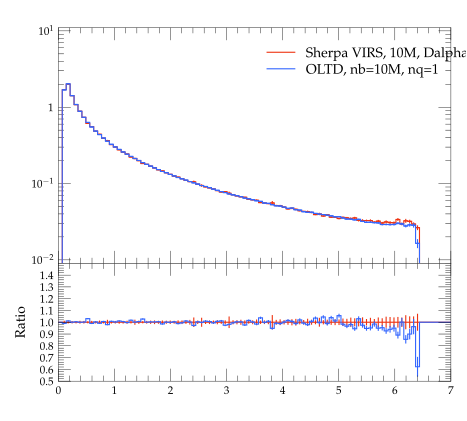

Source code (Python):
#! /usr/bin/env python

# This Python script was auto-generated using YODA v2.0.0.
# Analysis object: /evtb/inc_jg_e
# Timestamp: 16-04-2024 (10:05:22)

import matplotlib as mpl
import matplotlib.pyplot as plt
mpl.use('Agg') # comment out for interactive use
import os
import numpy as np

plotDir = os.path.split(os.path.realpath(__file__))[0]
if 'YODA_USER_PLOT_PATH' in globals():
    plot_outdir = globals()['YODA_USER_PLOT_PATH']
else:
    plot_outdir = plotDir

#plot style
plt.style.use(os.path.join(plotDir, '../default.mplstyle'))
# plot metadata
figW, figH = plt.rcParams['figure.figsize']
ax_xLabel = r''
ax_yLabel = r''
ax_title  = r''
ax_xScale = 'linear'
ax_yScale = 'log'
xLims = (0.0, 7.0)
yLims = (0.009000000000000001, 11.0)

# TeX-friendly labels for the legend
labels = [ r"Sherpa VIRS, 10M, Dalpha=0.01", r"OLTD, nb=10M, nq=1" ]

# Create figure and axis objects
fig, (ax, ratio0_ax) = plt.subplots(2, 1, sharex=True,
                  figsize=(figW,figH), gridspec_kw={'height_ratios': (2, 1)})
ratio0_ax.yaxis.set_major_locator(mpl.ticker.MultipleLocator(0.1))
ratio0_ax.set_ylim(0.5, 1.4999)
ratio0_ax.set_ylabel('Ratio')

# LineColor map: curve index -> color
linecolors = {0: '#EE3311', 1: '#3366FF'}
# the numerical data is stored in a separate file
dataf = dict()
prefix = os.path.split(__file__)[0]
if prefix:    prefix = prefix + '/'
exec(open(prefix+'inc_jg_e__data.py').read(), dataf)


legend_handles = [] # keep track of handles for the legend

# style options for curves
# starts at zorder>=5 to draw curve on top of legend
styles = {
  'curve0': {
    'color' : linecolors[0],
    'linestyle' : '-',
    'marker' : 'o',
    'zorder' : 5,
    'histstyle' : True,
  },
  'curve1': {
    'color' : linecolors[1],
    'linestyle' : '-',
    'marker' : 'o',
    'zorder' : 6,
    'histstyle' : True,
  },
}
# curve from input yoda files in main panel
for label in dataf['yvals'].keys():
    if all(np.isnan(v) for v in dataf['yvals'][label]):
        continue
    tmp = None
    if styles[label]['histstyle']: # draw as histogram
        tmp, = ax.plot(dataf['xedges'], dataf['yedges'][label],
                       color=styles[label]['color'],
                       linestyle=styles[label]['linestyle'],
                       drawstyle='steps-pre', solid_joinstyle='miter',
                       zorder=styles[label]['zorder'], label=label)
        ax.errorbar(dataf['xpoints'], dataf['yvals'][label], color=styles[label]['color'],
                    xerr=dataf['xerrs'], yerr=[dataf['ydowns'][label], dataf['yups'][label]],
                    linestyle='none', zorder=styles[label]['zorder'])
    else: # draw as scatter
        tmp = ax.errorbar(dataf['xpoints'], dataf['yvals'][label],
                          xerr=dataf['xerrs'],
                          yerr=[ dataf['ydowns'][label],
                          dataf['yups'][label] ],
                          fmt=styles[label]['marker'],
                          ecolor=styles[label]['color'],
                          color=styles[label]['color'], zorder=2)
        tmp[-1][0].set_linestyle(styles[label]['linestyle'])
    legend_handles += [tmp]
    for varLabel in dataf['variation_yvals'].keys():
        if varLabel.startswith(label):
            tmp, = ax.plot(dataf['xedges'], dataf['variation_yvals'][varLabel],
                           color=styles[label]['color'],
                           linestyle=styles[label]['linestyle'],
                           drawstyle='steps-pre', solid_joinstyle='miter',
                           zorder=styles[label]['zorder'], alpha=0.5)


# plots on ratio panel
# curve from input yoda files in ratio panel
for label, yvals in dataf['ratio0_yvals'].items():
    if all(np.isnan(v) for v in yvals):
        continue
    if styles[label]['histstyle']: # plot as histogram
        ratio0_ax.plot(dataf['xedges'], yvals,
                       color=styles[label]['color'],
                       linestyle=styles[label]['linestyle'],
                       drawstyle='steps-pre', zorder=1,
                       solid_joinstyle='miter')
        ratio0_ax.vlines(dataf['xpoints'],
                         dataf['ratio0_ymin'][label],
                         dataf['ratio0_ymax'][label],
                         color=styles[label]['color'], zorder=1)
    else: # plot as scatter
        tmp = ratio0_ax.errorbar(dataf['xpoints'],
                                 yvals, xerr=dataf['xerrs'],
                                 yerr=dataf['ratio0_yerrs'][label],
                                 fmt=styles[label]['marker'],
                                 ecolor=styles[label]['color'],
                                 color=styles[label]['color'])
        tmp[-1][0].set_linestyle(styles[label]['linestyle'])

    for varlabel in dataf['ratio0_variation_vals'].keys():
        if varlabel.startswith(label):
            ratio0_ax.plot(dataf['xedges'],
                            dataf['ratio0_variation_vals'][varlabel],
                            color=styles[label]['color'],
                            linestyle=styles[label]['linestyle'],
                            drawstyle='steps-pre', solid_joinstyle='miter',
                            zorder=1, alpha=0.5)

legend_pos = (0.5, 0.97)
ax.legend(legend_handles, labels, loc='upper left', bbox_to_anchor=legend_pos)

# set plot metadata as defined above
ratio0_ax.set_xlabel(ax_xLabel)
ratio0_ax.xaxis.set_label_coords(1., -.15)
ax.set_ylabel(ax_yLabel, loc='top')
ax.set_title(ax_title, loc='left')
ax.set_xscale(ax_xScale)
ax.set_yscale(ax_yScale)
ax.set_xlim(xLims)
ax.set_ylim(yLims)

# tick formatting
plt.rcParams['xtick.top'] = True
plt.rcParams['ytick.right'] = True
ax.yaxis.set_major_locator(mpl.ticker.LogLocator(base=10.0, numticks=np.inf))
ax.yaxis.set_minor_locator(mpl.ticker.LogLocator(
                           base=10.0, subs=np.arange(0.1, 1, 0.1), numticks=np.inf))
fig.align_ylabels((ax, ratio0_ax))
plt.savefig(os.path.join(plot_outdir, 'inc_jg_e.pdf'), format='PDF')
plt.savefig(os.path.join(plot_outdir, 'inc_jg_e.png'), format='PNG')

plt.close(fig)
